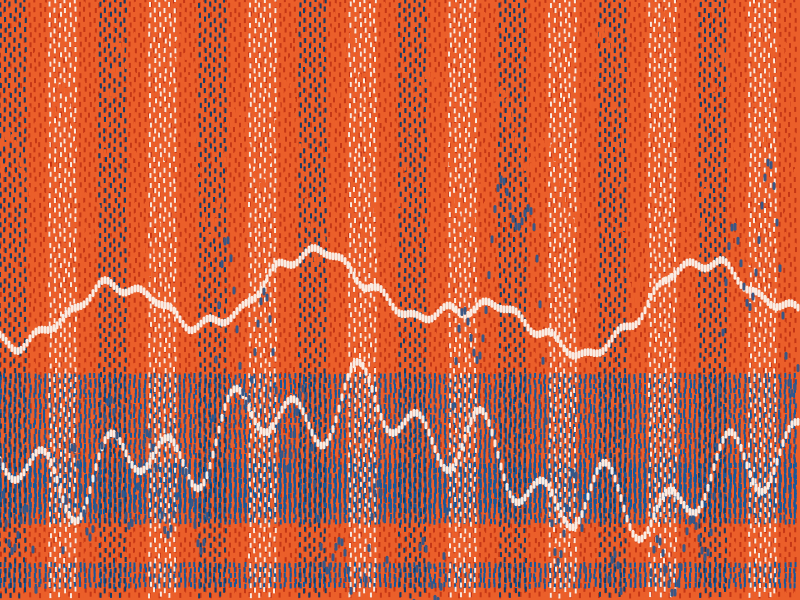
Frame 1 (no input)
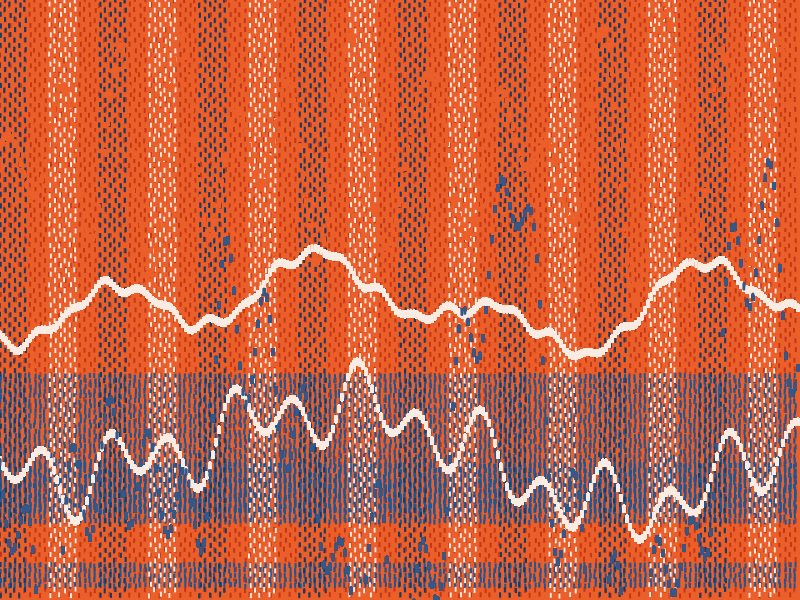
Frame 60 (no input)
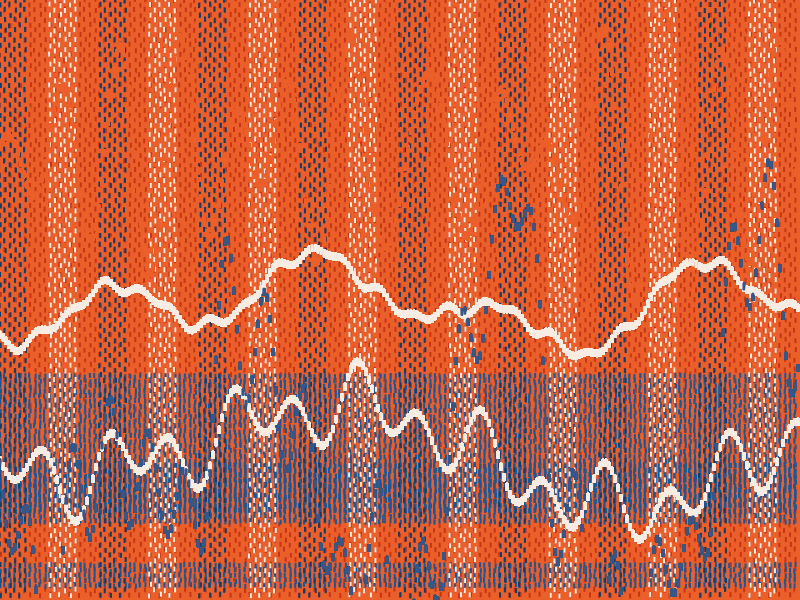
Frame 120 (the mouse pressed at the canvas centre since frame 60)

The p5.js sketch that drew these frames (run headless with seeded random() and noise() and a simulated clock; from frame 60 on, the mouse is pressed at the canvas centre):

// p5.js sketch
// ── sketch.js
// Referencing Daniel Shiffman's video on Additional Waves
// https://www.youtube.com/watch?v=okfZRl4Xw-c&t=11s

// Inspired by Anni Albers' work
// https://www.theguardian.com/artanddesign/2019/jan/18/anni-albers-intersecting

let waves1 = [];
let waves2 = [];
let waves3 = [];
let waves4 = [];

let colorArray = ["#f9ece3", "#14599E", "#eb5f2a", "#395785"];
let c1, c2, c3, c4;

function setup() {
  createCanvas(800, 600);
  rectMode(CENTER);

  // --------------------------------
  // BACKGROUND
  // --------------------------------

  background("#eb5f2a");

  // Draw the orange stitched checker pattern
  DrawChecker();

  // Draw the blue stitch patches
  let h1 = random(100);
  let h2 = random(100);

  DrawPatch(h1, 30);
  DrawPatch(h2, 10);
  DrawPatch(h2 + 20, 5);

  // Draw vertical bands
  for (let a = 0; a < width; a += 50) {
    if ((a / 50) % 2 == 0) {
      fill("#103D69");
    } else {
      fill("#f9ece3");
    }

    DrawBand(a);
  }

  // --------------------------------
  // CREATE WAVES
  // --------------------------------

  for (let i = 0; i < 10; i++) {
    waves1.push(
      new Wave(random(50), random(50, 100), random(TWO_PI))
    );

    waves2.push(
      new Wave(random(30), random(800), random(TWO_PI))
    );

    waves3.push(
      new Wave(random(30), random(800), random(TWO_PI))
    );

    waves4.push(
      new Wave(random(80), random(10, 300), random(TWO_PI))
    );
  }

  // --------------------------------
  // WAVE COLORS
  // --------------------------------

  c1 = random(colorArray);
  c2 = random(colorArray);
  c3 = random(colorArray);
  c4 = random(colorArray);
}


// --------------------------------
// DRAW WAVES
// --------------------------------

function draw() {

  for (let x = 0; x < width; x += 3) {

    let y1 = 0;
    let y2 = 0;
    let y3 = 0;
    let y4 = 0;

    // Add all waves together
    for (let wave of waves1) {
      y1 += wave.measure(x);
    }

    for (let wave of waves2) {
      y2 += wave.measure(x);
    }

    for (let wave of waves3) {
      y3 += wave.measure(x);
    }

    for (let wave of waves4) {
      y4 += wave.measure(x);
    }

    // --------------------------------
    // WAVE 1
    // --------------------------------

    strokeWeight(3);
    stroke(c1);

    line(
      x,
      y1 + height / 4,
      x,
      y1 + height / 4 + 5
    );

    // --------------------------------
    // WAVE 2
    // --------------------------------

    stroke(c2);

    line(
      x,
      y2 + height / 2,
      x,
      y2 + height / 2 + 5
    );

    // --------------------------------
    // WAVE 3
    // --------------------------------

    stroke(c3);

    line(
      x,
      y3 + (3 * height) / 4,
      x,
      y3 + (3 * height) / 4 + 5
    );

    // --------------------------------
    // WAVE 4
    // --------------------------------

    stroke(c4);

    line(
      x,
      y4 + 15 + (3 * height) / 4,
      x,
      y4 + 15 + (3 * height) / 4 + 5
    );
  }
}


// --------------------------------
// WAVE CLASS
// --------------------------------

class Wave {

  constructor(amplitude, period, phase) {
    this.amplitude = amplitude;
    this.period = period;
    this.phase = phase;
  }

  measure(x) {
    return (
      sin(
        this.phase +
        (TWO_PI * x) / this.period
      ) * this.amplitude
    );
  }
}


// --------------------------------
// ORANGE CHECKER / STITCH PATTERN
// --------------------------------

function DrawChecker() {

  // Instead of looping over every pixel,
  // work directly with the visible stitch grid.

  for (let x = 0; x < width; x += 5) {

    for (let y = 0; y < height; y += 5) {

      if (
        ((x / 5) % 2 == 0 && (y / 5) % 2 == 1) ||
        ((x / 5) % 2 == 1 && (y / 5) % 2 == 0)
      ) {
        fill("#c43615");
      } else {
        fill("#eb5f2a");
      }

      noStroke();

      rect(
        x + random(-1, 1),
        y + random(-1, 1),
        2,
        5
      );
    }
  }
}


// --------------------------------
// VERTICAL BLUE / WHITE BANDS
// --------------------------------

function DrawBand(x) {

  for (let i = 0; i < 6; i++) {

    for (let y = 0; y < height; y += 5) {

      if (
        (i % 2 == 0 && (y / 5) % 2 == 1) ||
        (i % 2 == 1 && (y / 5) % 2 == 0)
      ) {

        noStroke();

        rect(
          x + i * 5 + random(-1, 1),
          y + random(-1, 1),
          2,
          5
        );
      }
    }
  }
}


// --------------------------------
// BLUE STITCH PATCHES
// --------------------------------

function DrawPatch(h, x) {

  for (let i = 0; i < width; i += 5) {

    for (let j = h; j < h + x; j++) {

      if (
        ((i / 5) % 2 == 0 && j % 2 == 1) ||
        ((i / 5) % 2 == 1 && j % 2 == 0)
      ) {
        fill("#1c66b1");
      } else {
        fill("#14599E");
      }

      noStroke();

      rect(
        i + random(-1, 1),
        j * 5 + random(-1, 1),
        2,
        5
      );
    }
  }
}
